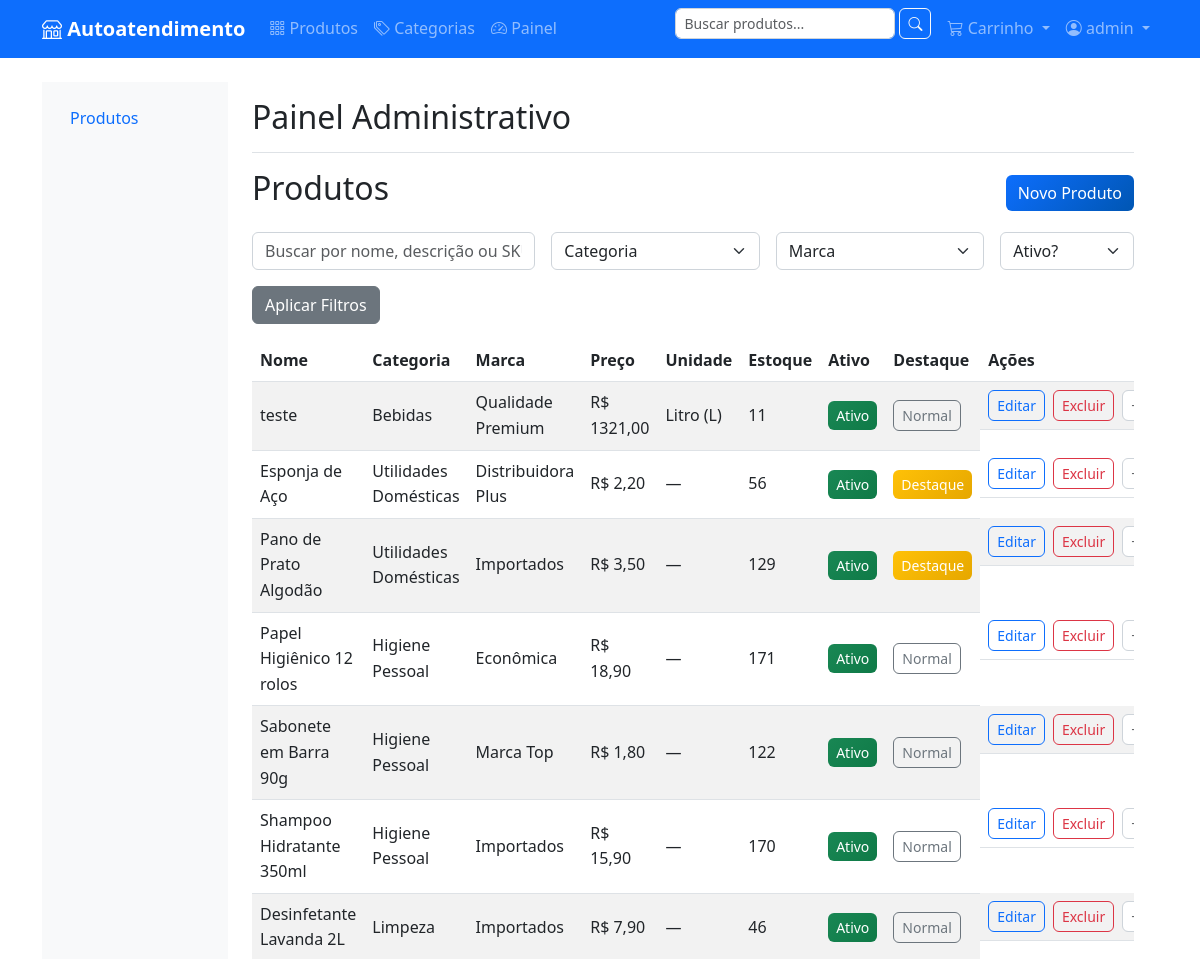
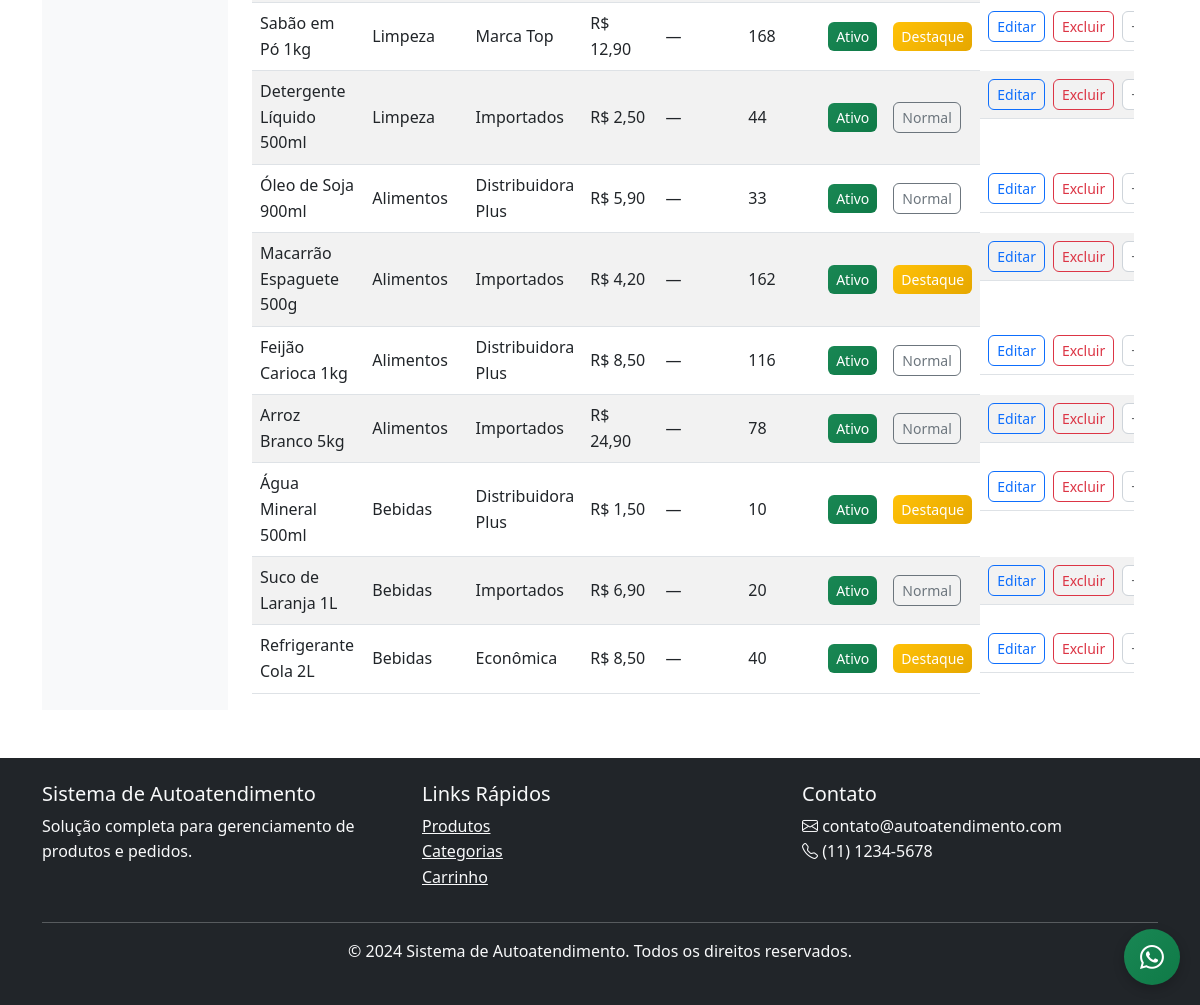
Page /painel/produtos/ (signed in) on the committed database (2 pictures, top to bottom).
### products/models.py (models this page shows, shortened)
class Product(models.Model):
    name = models.CharField('Nome', max_length=200)
    slug = models.SlugField('Slug', unique=True, max_length=200)
    category = models.ForeignKey(
        Category,
        on_delete=models.CASCADE,
        verbose_name='Categoria'
    )
    brand = models.ForeignKey(
        Brand,
        on_delete=models.SET_NULL,
        null=True,
        blank=True,
        verbose_name='Marca'
    )
    description = models.TextField('Descrição')
    short_description = models.CharField('Descrição Curta', max_length=255, blank=True)
    price = models.DecimalField('Preço', max_digits=10, decimal_places=2)
    stock_quantity = models.PositiveIntegerField('Quantidade em Estoque', default=0)
    sku = models.CharField('SKU', max_length=50, unique=True, blank=True)
    class UnitOfMeasure(models.TextChoices):
        ML = 'ML', 'Mililitro (ml)'
        L = 'L', 'Litro (L)'
        KG = 'KG', 'Quilograma (kg)'
        G = 'G', 'Grama (g)'
    weight = models.DecimalField('Peso (kg)', max_digits=8, decimal_places=2, null=True, blank=True)
    length = models.DecimalField('Comprimento (cm)', max_digits=8, decimal_places=2, null=True, blank=True)
    width = models.DecimalField('Largura (cm)', max_digits=8, decimal_places=2, null=True, blank=True)
    height = models.DecimalField('Altura (cm)', max_digits=8, decimal_places=2, null=True, blank=True)
    unit = models.CharField(
        'Unidade de Medida',
        max_length=5,
        choices=UnitOfMeasure.choices,
        null=True,
        blank=True
    )
    is_active = models.BooleanField('Ativo', default=True)
    is_featured = models.BooleanField('Destaque', default=False)
    created_at = models.DateTimeField('Criado em', auto_now_add=True)
    updated_at = models.DateTimeField('Atualizado em', auto_now=True)
    class Meta:
        verbose_name = 'Produto'
        verbose_name_plural = 'Produtos'
        ordering = ['-created_at']
        indexes = [
            models.Index(fields=['category', 'is_active']),
            models.Index(fields=['brand', 'is_active']),
            models.Index(fields=['price']),
            models.Index(fields=['created_at']),
        ]

class Category(models.Model):
    name = models.CharField('Nome', max_length=100)
    slug = models.SlugField('Slug', unique=True, max_length=100)
    parent = models.ForeignKey(
        'self',
        null=True,
        blank=True,
        on_delete=models.CASCADE,
        related_name='children',
        verbose_name='Categoria Pai'
    )
    description = models.TextField('Descrição', blank=True)
    image = models.ImageField('Imagem', upload_to='categories/', blank=True)
    is_active = models.BooleanField('Ativo', default=True)
    created_at = models.DateTimeField('Criado em', auto_now_add=True)
    updated_at = models.DateTimeField('Atualizado em', auto_now=True)
    class Meta:
        verbose_name = 'Categoria'
        verbose_name_plural = 'Categorias'
        ordering = ['name']
    def __str__(self):
        return self.name

class Brand(models.Model):
    name = models.CharField('Nome', max_length=100, unique=True)
    slug = models.SlugField('Slug', unique=True, max_length=100)
    description = models.TextField('Descrição', blank=True)
    logo = models.ImageField('Logo', upload_to='brands/', blank=True)
    is_active = models.BooleanField('Ativo', default=True)
    created_at = models.DateTimeField('Criado em', auto_now_add=True)
    class Meta:
        verbose_name = 'Marca'
        verbose_name_plural = 'Marcas'
        ordering = ['name']
    def __str__(self):
        return self.name

### products/admin_views.py (the view)
# urls.py: path('produtos/', admin_views.ProductAdminListView.as_view(), name='produtos_list'),
class ProductAdminListView(StaffRequiredMixin, ListView):
    model = Product
    template_name = 'painel/produtos/list.html'
    context_object_name = 'produtos'
    paginate_by = 20
    def get_queryset(self):
        qs = super().get_queryset().select_related('category', 'brand')
        q = self.request.GET.get('q')
        categoria = self.request.GET.get('categoria')
        marca = self.request.GET.get('marca')
        ativo = self.request.GET.get('ativo')
        if q:
            qs = qs.filter(Q(name__icontains=q) | Q(description__icontains=q) | Q(sku__icontains=q))
        if categoria:
            qs = qs.filter(category_id=categoria)
        if marca:
            qs = qs.filter(brand_id=marca)
        if ativo in ['1', '0']:
            qs = qs.filter(is_active=(ativo == '1'))
        return qs
    def get_context_data(self, **kwargs):
        ctx = super().get_context_data(**kwargs)
        ctx['categorias'] = Category.objects.all()
        ctx['marcas'] = Brand.objects.all()
        ctx['q'] = self.request.GET.get('q', '')
        ctx['f_categoria'] = self.request.GET.get('categoria', '')
        ctx['f_marca'] = self.request.GET.get('marca', '')
        ctx['f_ativo'] = self.request.GET.get('ativo', '')
        return ctx

### cart/context_processors.py (called while the page is built)
def cart(request):
    session_key = request.session.session_key
    if not session_key:
        return {'cart': None, 'cart_total': 0, 'cart_amount': 0}
    try:
        cart = Cart.objects.get(session_key=session_key)
        return {
            'cart': cart,
            'cart_total': cart.total_items,
            'cart_amount': cart.total_amount
        }
    except Cart.DoesNotExist:
        return {'cart': None, 'cart_total': 0, 'cart_amount': 0}

### products/admin_views.py (called while the page is built)
    def test_func(self):
        return self.request.user.is_staff

### templates/painel/produtos/list.html (shortened to what this page needs)
{% extends "painel/base_painel.html" %}
{% load static %}
{% block painel_content %}
<div class="d-flex justify-content-between align-items-center mb-3">
  <h2>Produtos</h2>
  <a href="{% url 'painel:produtos_create' %}" class="btn btn-primary">Novo Produto</a>
</div>
<form method="get" class="row g-3 mb-3">
  <div class="col-md-4">
    <input type="text" name="q" value="{{ q }}" class="form-control" placeholder="Buscar por nome, descrição ou SKU">
  </div>
  <div class="col-md-3">
    <select name="categoria" class="form-select">
      <option value="">Categoria</option>
    </select>
  </div>
  <div class="col-md-3">
    <select name="marca" class="form-select">
      <option value="">Marca</option>
    </select>
  </div>
  <div class="col-md-2">
    <select name="ativo" class="form-select">
      <option value="">Ativo?</option>
    </select>
  </div>
  <div class="col-12">
    <button class="btn btn-secondary">Aplicar Filtros</button>
  </div>
  </form>
<div class="table-responsive">
  <table class="table table-striped align-middle">
    <thead>
      <tr>
        <th>Nome</th>
        <th>Categoria</th>
        <th>Marca</th>
        <th>Preço</th>
        <th>Unidade</th>
        <th>Estoque</th>
        <th>Ativo</th>
        <th>Destaque</th>
        <th>Ações</th>
      </tr>
    </thead>
    <tbody>
      {% for p in produtos %}
      <tr>
        <td>{{ p.name }}</td>
        <td>{{ p.category }}</td>
        <td>{{ p.brand|default:'—' }}</td>
        <td>R$ {{ p.price }}</td>
        <td>{{ p.get_unit_display|default:'—' }}</td>
        <td>{{ p.stock_quantity }}</td>
        <td>
          <form method="post" action="{% url 'painel:produtos_toggle_active' p.id %}">
            <button class="btn btn-sm {% if p.is_active %}btn-success{% else %}btn-outline-secondary{% endif %}">
              {% if p.is_active %}Ativo{% else %}Inativo{% endif %}
            </button>
          </form>
        </td>
        <td>
          <form method="post" action="{% url 'painel:produtos_toggle_featured' p.id %}">
            <button class="btn btn-sm {% if p.is_featured %}btn-warning{% else %}btn-outline-secondary{% endif %}">
              {% if p.is_featured %}Destaque{% else %}Normal{% endif %}
            </button>
          </form>
        </td>
        <td class="d-flex gap-2">
          <a href="{% url 'painel:produtos_update' p.id %}" class="btn btn-sm btn-outline-primary">Editar</a>
          <a href="{% url 'painel:produtos_delete' p.id %}" class="btn btn-sm btn-outline-danger">Excluir</a>
          <form method="post" action="{% url 'painel:produtos_adjust_stock' p.id %}" class="d-inline-flex align-items-center gap-1">
            <input type="number" name="delta" class="form-control form-control-sm" placeholder="+/-" style="width: 80px;">
          </form>
        </td>
      </tr>
      {% empty %}
      <tr><td colspan="8" class="text-center">Nenhum produto encontrado.</td></tr>
      {% endfor %}
    </tbody>
  </table>
</div>
{% endblock %}

### templates/base.html (shortened to what this page needs)
{% load static %}
<!DOCTYPE html>
<html lang="pt-br">
<head>
    <link href="https://cdn.jsdelivr.net/npm/bootstrap@5.3.0/dist/css/bootstrap.min.css" rel="stylesheet">
    <link rel="stylesheet" href="https://cdn.jsdelivr.net/npm/bootstrap-icons@1.10.0/font/bootstrap-icons.css">
    <link rel="stylesheet" href="{% static 'css/style.css' %}">
</head>
<body>
    <nav class="navbar navbar-expand-lg navbar-dark bg-primary">
        <div class="container">
            <a class="navbar-brand" href="{% url 'home' %}">
                <i class="bi bi-shop"></i> Autoatendimento
            </a>
            <div class="collapse navbar-collapse" id="navbarNav">
                <ul class="navbar-nav me-auto">
                    <li class="nav-item">
                        <a class="nav-link" href="{% url 'products:product_list' %}">
                            <i class="bi bi-grid-3x3-gap"></i> Produtos
                        </a>
                    </li>
                    <li class="nav-item">
                        <a class="nav-link" href="{% url 'products:category_list' %}">
                            <i class="bi bi-tags"></i> Categorias
                        </a>
                    </li>
                    {% if request.user.is_staff %}
                    <li class="nav-item">
                        <a class="nav-link" href="{% url 'painel:home' %}">
                            <i class="bi bi-speedometer2"></i> Painel
                        </a>
                    </li>
                    {% endif %}
                </ul>
                <ul class="navbar-nav">
                    <li class="nav-item">
                        <form class="d-flex me-2" method="get" action="{% url 'products:product_list' %}">
                            <input class="form-control form-control-sm" type="search" name="q" placeholder="Buscar produtos..." value="{{ request.GET.q }}">
                            <button class="btn btn-outline-light btn-sm ms-1" type="submit">
                                <i class="bi bi-search"></i>
                            </button>
                        </form>
                    </li>
                    <li class="nav-item dropdown">
                        <a class="nav-link dropdown-toggle" href="#" id="cartDropdown" role="button" data-bs-toggle="dropdown">
                            <i class="bi bi-cart3"></i>
                            Carrinho
                        </a>
                    </li>
                    {% if user.is_authenticated %}
                        <li class="nav-item dropdown">
                            <a class="nav-link dropdown-toggle" href="#" id="userDropdown" role="button" data-bs-toggle="dropdown">
                                <i class="bi bi-person-circle"></i> {{ user.first_name|default:user.username }}
                            </a>
                        </li>
                    {% else %}
                        <li class="nav-item">
                            <a class="nav-link" href="{% url 'accounts:login' %}">
                                <i class="bi bi-box-arrow-in-right"></i> Entrar
                            </a>
                        </li>
                    {% endif %}
                </ul>
            </div>
        </div>
    </nav>
    <main class="container my-4">
        {% block content %}{% endblock %}
    </main>
    <footer class="bg-dark text-light py-4 mt-5">
        <div class="container">
            <div class="row">
                <div class="col-md-4">
                    <h5>Sistema de Autoatendimento</h5>
                    <p>Solução completa para gerenciamento de produtos e pedidos.</p>
                </div>
                <div class="col-md-4">
                    <h5>Links Rápidos</h5>
                    <ul class="list-unstyled">
                        <li><a href="{% url 'products:product_list' %}" class="text-light">Produtos</a></li>
                        <li><a href="{% url 'products:category_list' %}" class="text-light">Categorias</a></li>
                        <li><a href="{% url 'cart:cart_detail' %}" class="text-light">Carrinho</a></li>
                    </ul>
                </div>
                <div class="col-md-4">
                    <h5>Contato</h5>
                    <p>
                        <i class="bi bi-envelope"></i> contato@autoatendimento.com<br>
                        <i class="bi bi-telephone"></i> (11) 1234-5678
                    </p>
                </div>
            </div>
            <hr>
            <div class="text-center">
                <p>&copy; 2024 Sistema de Autoatendimento. Todos os direitos reservados.</p>
            </div>
        </div>
    </footer>
        <a href="https://wa.me/qr/ANLDIFB7UZTSL1"
           class="btn btn-success d-flex align-items-center justify-content-center"
           target="_blank" rel="noopener" aria-label="Abrir WhatsApp"
           style="position: fixed; bottom: 20px; right: 20px; width: 56px; height: 56px; border-radius: 50%; box-shadow: 0 4px 12px rgba(0,0,0,.2); z-index: 1050;">
            <i class="bi bi-whatsapp fs-4"></i>
        </a>
</body>
</html>

### static/css/style.css (style rules this page uses)
:root { --primary-color: #0d6efd; --secondary-color: #6c757d; --success-color: #198754; --danger-color: #dc3545; --warning-color: #ffc107; --info-color: #0dcaf0; --light-color: #f8f9fa; --dark-color: #212529; }
body { font-family: 'Segoe UI', Tahoma, Geneva, Verdana, sans-serif; line-height: 1.6; color: var(--dark-color); }
.navbar-brand { font-weight: bold; font-size: 1.25rem; }
.navbar-nav .nav-link { font-weight: 500; transition: color 0.3s ease; }
.btn { border-radius: 6px; font-weight: 500; transition: all 0.3s ease; }
.btn-primary { background: linear-gradient(135deg, var(--primary-color), #0056b3); border: none; }
.btn-success { background: linear-gradient(135deg, var(--success-color), #0f7a47); border: none; }
.btn-warning { background: linear-gradient(135deg, var(--warning-color), #e6a700); border: none; color: white; }
.form-control, .form-select { border-radius: 6px; border: 1px solid #ced4da; }

### rows in the picture
Product: name "teste", category "Bebidas", brand "Qualidade Premium", price "1321,00", unit "Litro (L)", stock_quantity "11", is_active "Ativo", is_featured "Normal"
Product: name "Esponja de Aço", category "Utilidades Domésticas", brand "Distribuidora Plus", price "2,20", unit "—", stock_quantity "56", is_active "Ativo", is_featured "Destaque"
Product: name "Pano de Prato Algodão", category "Utilidades Domésticas", brand "Importados", price "3,50", unit "—", stock_quantity "129", is_active "Ativo", is_featured "Destaque"
Product: name "Papel Higiênico 12 rolos", category "Higiene Pessoal", brand "Econômica", price "18,90", unit "—", stock_quantity "171", is_active "Ativo", is_featured "Normal"
Product: name "Sabonete em Barra 90g", category "Higiene Pessoal", brand "Marca Top", price "1,80", unit "—", stock_quantity "122", is_active "Ativo", is_featured "Normal"
Product: name "Shampoo Hidratante 350ml", category "Higiene Pessoal", brand "Importados", price "15,90", unit "—", stock_quantity "170", is_active "Ativo", is_featured "Normal"
Product: name "Desinfetante Lavanda 2L", category "Limpeza", brand "Importados", price "7,90", unit "—", stock_quantity "46", is_active "Ativo", is_featured "Normal"
Product: name "Sabão em Pó 1kg", category "Limpeza", brand "Marca Top", price "12,90", unit "—", stock_quantity "168", is_active "Ativo", is_featured "Destaque"
Product: name "Detergente Líquido 500ml", category "Limpeza", brand "Importados", price "2,50", unit "—", stock_quantity "44", is_active "Ativo", is_featured "Normal"
Product: name "Óleo de Soja 900ml", category "Alimentos", brand "Distribuidora Plus", price "5,90", unit "—", stock_quantity "33", is_active "Ativo", is_featured "Normal"
Product: name "Macarrão Espaguete 500g", category "Alimentos", brand "Importados", price "4,20", unit "—", stock_quantity "162", is_active "Ativo", is_featured "Destaque"
Product: name "Feijão Carioca 1kg", category "Alimentos", brand "Distribuidora Plus", price "8,50", unit "—", stock_quantity "116", is_active "Ativo", is_featured "Normal"
Product: name "Arroz Branco 5kg", category "Alimentos", brand "Importados", price "24,90", unit "—", stock_quantity "78", is_active "Ativo", is_featured "Normal"
Product: name "Água Mineral 500ml", category "Bebidas", brand "Distribuidora Plus", price "1,50", unit "—", stock_quantity "10", is_active "Ativo", is_featured "Destaque"
Product: name "Suco de Laranja 1L", category "Bebidas", brand "Importados", price "6,90", unit "—", stock_quantity "20", is_active "Ativo", is_featured "Normal"
Product: name "Refrigerante Cola 2L", category "Bebidas", brand "Econômica", price "8,50", unit "—", stock_quantity "40", is_active "Ativo", is_featured "Destaque"

### other values in the picture
{{ user.first_name|default:user.username }} "admin"
